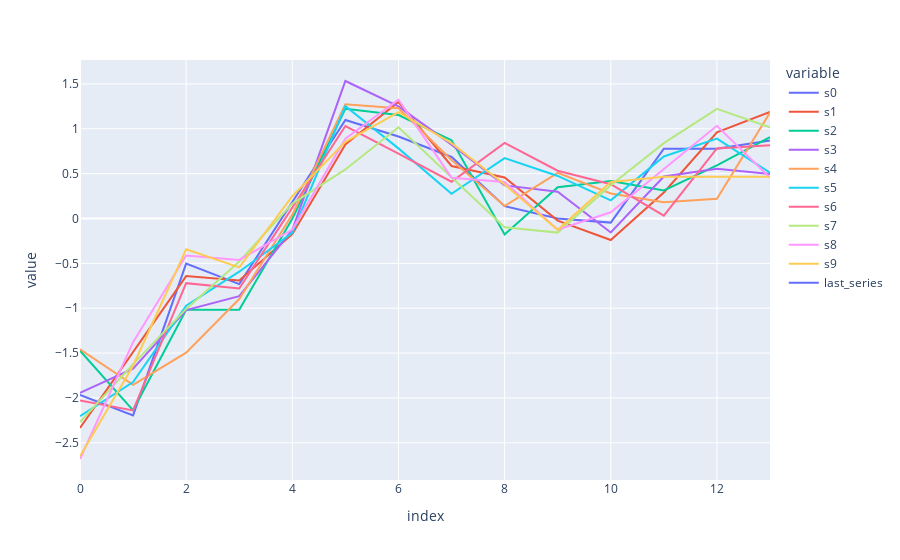

This figure's notebook cell:
### Code cell


### Figure 1 — Plotly figure (JSON) as saved in the notebook; plotly's stock layout.template omitted (floating-point values rounded to 4 significant figures)
{"data": [{"hovertemplate": "variable=s0<br>index=%{x}<br>value=%{y}<extra></extra>", "legendgroup": "s0", "line": {"color": "#636efa", "dash": "solid"}, "marker": {"symbol": "circle"}, "mode": "lines", "name": "s0", "orientation": "v", "showlegend": true, "type": "scatter", "x": [0, 1, 2, 3, 4, 5, 6, 7, 8, 9, 10, 11, 12, 13], "xaxis": "x", "y": [-1.966, -2.195, -0.503, -0.7316, 0.1829, 1.097, 0.9145, 0.6859, 0.1372, 8.122e-15, -0.04573, 0.7773, 0.7773, 0.8688], "yaxis": "y"}, {"hovertemplate": "variable=s1<br>index=%{x}<br>value=%{y}<extra></extra>", "legendgroup": "s1", "line": {"color": "#EF553B", "dash": "solid"}, "marker": {"symbol": "circle"}, "mode": "lines", "name": "s1", "orientation": "v", "showlegend": true, "type": "scatter", "x": [0, 1, 2, 3, 4, 5, 6, 7, 8, 9, 10, 11, 12, 13], "xaxis": "x", "y": [-2.335, -1.495, -0.6418, -0.6919, -0.1754, 0.826, 1.298, 0.5852, 0.4573, -0.02365, -0.24, 0.2897, 0.9593, 1.187], "yaxis": "y"}, {"hovertemplate": "variable=s2<br>index=%{x}<br>value=%{y}<extra></extra>", "legendgroup": "s2", "line": {"color": "#00cc96", "dash": "solid"}, "marker": {"symbol": "circle"}, "mode": "lines", "name": "s2", "orientation": "v", "showlegend": true, "type": "scatter", "x": [0, 1, 2, 3, 4, 5, 6, 7, 8, 9, 10, 11, 12, 13], "xaxis": "x", "y": [-1.473, -2.138, -1.018, -1.018, -0.002501, 1.223, 1.153, 0.8728, -0.1776, 0.3476, 0.4176, 0.3126, 0.5927, 0.9078], "yaxis": "y"}, {"hovertemplate": "variable=s3<br>index=%{x}<br>value=%{y}<extra></extra>", "legendgroup": "s3", "line": {"color": "#ab63fa", "dash": "solid"}, "marker": {"symbol": "circle"}, "mode": "lines", "name": "s3", "orientation": "v", "showlegend": true, "type": "scatter", "x": [0, 1, 2, 3, 4, 5, 6, 7, 8, 9, 10, 11, 12, 13], "xaxis": "x", "y": [-1.944, -1.674, -1.022, -0.8656, -0.1277, 1.533, 1.249, 0.823, 0.369, 0.298, -0.1561, 0.4683, 0.5534, 0.4967], "yaxis": "y"}, {"hovertemplate": "variable=s4<br>index=%{x}<br>value=%{y}<extra></extra>", "legendgroup": "s4", "line": {"color": "#FFA15A", "dash": "solid"}, "marker": {"symbol": "circle"}, "mode": "lines", "name": "s4", "orientation": "v", "showlegend": true, "type": "scatter", "x": [0, 1, 2, 3, 4, 5, 6, 7, 8, 9, 10, 11, 12, 13], "xaxis": "x", "y": [-1.459, -1.854, -1.496, -0.8975, 0.04314, 1.272, 1.23, 0.6524, 0.1393, 0.5081, 0.2783, 0.1821, 0.2195, 1.182], "yaxis": "y"}, {"hovertemplate": "variable=s5<br>index=%{x}<br>value=%{y}<extra></extra>", "legendgroup": "s5", "line": {"color": "#19d3f3", "dash": "solid"}, "marker": {"symbol": "circle"}, "mode": "lines", "name": "s5", "orientation": "v", "showlegend": true, "type": "scatter", "x": [0, 1, 2, 3, 4, 5, 6, 7, 8, 9, 10, 11, 12, 13], "xaxis": "x", "y": [-2.203, -1.823, -0.9728, -0.593, -0.1589, 1.252, 0.7816, 0.2752, 0.6731, 0.4741, 0.2028, 0.6911, 0.8901, 0.5103], "yaxis": "y"}, {"hovertemplate": "variable=s6<br>index=%{x}<br>value=%{y}<extra></extra>", "legendgroup": "s6", "line": {"color": "#FF6692", "dash": "solid"}, "marker": {"symbol": "circle"}, "mode": "lines", "name": "s6", "orientation": "v", "showlegend": true, "type": "scatter", "x": [0, 1, 2, 3, 4, 5, 6, 7, 8, 9, 10, 11, 12, 13], "xaxis": "x", "y": [-2.028, -2.14, -0.7206, -0.7797, 0.1215, 1.03, 0.7227, 0.41, 0.8419, 0.5323, 0.3815, 0.03174, 0.7806, 0.8157], "yaxis": "y"}, {"hovertemplate": "variable=s7<br>index=%{x}<br>value=%{y}<extra></extra>", "legendgroup": "s7", "line": {"color": "#B6E880", "dash": "solid"}, "marker": {"symbol": "circle"}, "mode": "lines", "name": "s7", "orientation": "v", "showlegend": true, "type": "scatter", "x": [0, 1, 2, 3, 4, 5, 6, 7, 8, 9, 10, 11, 12, 13], "xaxis": "x", "y": [-2.269, -1.624, -1.008, -0.4797, 0.1655, 0.5468, 1.016, 0.4588, -0.09846, -0.1571, 0.3708, 0.8401, 1.221, 1.016], "yaxis": "y"}, {"hovertemplate": "variable=s8<br>index=%{x}<br>value=%{y}<extra></extra>", "legendgroup": "s8", "line": {"color": "#FF97FF", "dash": "solid"}, "marker": {"symbol": "circle"}, "mode": "lines", "name": "s8", "orientation": "v", "showlegend": true, "type": "scatter", "x": [0, 1, 2, 3, 4, 5, 6, 7, 8, 9, 10, 11, 12, 13], "xaxis": "x", "y": [-2.681, -1.378, -0.4135, -0.4618, -0.1241, 0.889, 1.323, 0.4549, 0.4066, -0.1241, 0.06892, 0.5513, 1.034, 0.4549], "yaxis": "y"}, {"hovertemplate": "variable=s9<br>index=%{x}<br>value=%{y}<extra></extra>", "legendgroup": "s9", "line": {"color": "#FECB52", "dash": "solid"}, "marker": {"symbol": "circle"}, "mode": "lines", "name": "s9", "orientation": "v", "showlegend": true, "type": "scatter", "x": [0, 1, 2, 3, 4, 5, 6, 7, 8, 9, 10, 11, 12, 13], "xaxis": "x", "y": [-2.65, -1.641, -0.343, -0.5448, 0.2482, 0.8538, 1.185, 0.8394, 0.378, -0.1267, 0.4068, 0.4645, 0.4645, 0.4645], "yaxis": "y"}, {"hovertemplate": "variable=last_series<br>index=%{x}<br>value=%{y}<extra></extra>", "legendgroup": "last_series", "line": {"color": "#636efa", "dash": "solid"}, "marker": {"symbol": "circle"}, "mode": "lines", "name": "last_series", "orientation": "v", "showlegend": true, "type": "scatter", "x": [0, 1, 2, 3, 4, 5, 6, 7, 8, 9, 10, 11, 12, 13], "xaxis": "x", "y": [null, null, null, null, null, null, null, null, null, null, null, null, null, null], "yaxis": "y"}], "layout": {"autosize": true, "legend": {"title": {"text": "variable"}, "tracegroupgap": 0}, "margin": {"t": 60}, "xaxis": {"anchor": "y", "autorange": true, "domain": [0, 1], "range": [0, 13], "title": {"text": "index"}, "type": "linear"}, "yaxis": {"anchor": "x", "autorange": true, "domain": [0, 1], "range": [-2.915, 1.767], "title": {"text": "value"}, "type": "linear"}}}
